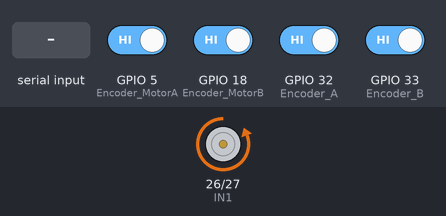
A sketch run on a simulated ESP32. Shown: motor-driver pin pairs drawn as motors (green arrow = first pin HIGH = forward, orange = second pin HIGH = backward, longer = more drive). The inputs (shaded band) are chosen by the test bench; at power-on: GPIO 5 (Encoder_MotorA), GPIO 18 (Encoder_MotorB), GPIO 32 (Encoder_A), GPIO 33 (Encoder_B) HIGH. What the sketch prints to the serial monitor is not drawn.

Above: at 1.2 s.
1.3 s: "Kp=\n" received over Serial
At 2.8 s:
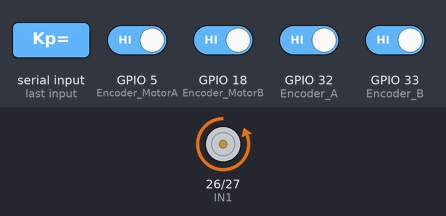
4.3 s: "Ki=\n" received over Serial
At 5.0 s:
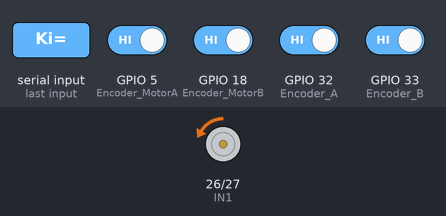
5.8 s: GPIO 32 (Encoder_A) driven LOW
At 6.8 s:
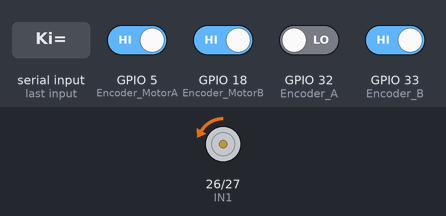
7.4 s: "Kd=\n" received over Serial
At 8.6 s:
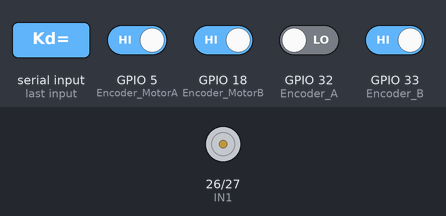
11.9 s: "Kp=90\n" received over Serial
At 13.3 s:
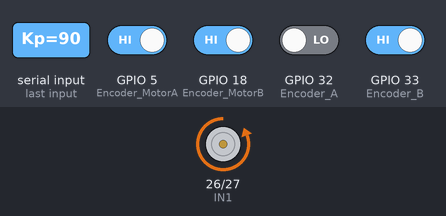
Timing chart, 0 to 14.9 s (numbered marks = the images above; inputs shaded):
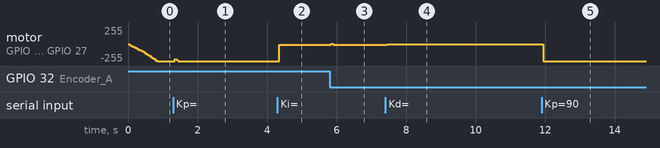

Measured:
- after the input at 1.3 s, motor on GPIO 26 (IN1) / GPIO 27 (IN2): backward 255/255 → backward 227/255 after 0.05 s, → backward 243/255 0.05 s later, → backward 255/255 0.05 s later
- after the input at 4.3 s, motor on GPIO 26 (IN1) / GPIO 27 (IN2): backward 255/255 → backward 10/255 after 0.05 s
- after the input at 5.8 s, motor on GPIO 26 (IN1) / GPIO 27 (IN2): backward 10/255 → forward 5/255 after 0.05 s, → backward 10/255 0.05 s later
- after the input at 7.4 s, motor on GPIO 26 (IN1) / GPIO 27 (IN2): backward 10/255 → stopped after 0.05 s
- after the input at 11.9 s, motor on GPIO 26 (IN1) / GPIO 27 (IN2): stopped → backward 255/255 after 0.05 s

The sketch:

uno.ino
```cpp
#include <Arduino.h>
#include <Ticker.h>

// Pines de los encoders
#define Encoder_MotorA 5
#define Encoder_MotorB 18
#define Encoder_A 32
#define Encoder_B 33

#define Ts 0.05

#define IN1 26
#define IN2 27

volatile long encoderPos_Motor = 0;
volatile int lastEncoded_Motor = 0;
volatile int encoderValue = 0;
volatile int lastEncoded = 0;

const int MotorPasos = 900;
const int EncoderPasos = 2400;

unsigned long lastCalcTime = 0;
long lastEncoderPos_Motor = 0;
int lastEncoderValue = 0;

// Struct para el motor
struct MotorData {
  long position;
  float velocity;
} motor;

// Struct para el péndulo
struct PendulumData {
  int encoderPosition;
  float encoderAngle; // Ángulo en grados
  float encoderVelocity;
} pendulum;

// Variables
const int outMax = 255;

float Kp = 0.4;
float Ki = 0.45;
float Kd = 0.02;

volatile float error[3] = {0, 0, 0};
volatile float PID[3] = {0, 0, 0};
float integralMax = 10.0; // Límite máximo para el término integral
float integralMin = -10.0; // Límite mínimo para el término integral
float Ajuste_angulo = 2.0;

float setpoint = 0.0;
volatile float output = 0;
volatile float output_norm = 0;

Ticker timer;

void IRAM_ATTR handleEncoder() {
  int MSB = digitalRead(Encoder_A); // LSB primero
  int LSB = digitalRead(Encoder_B); // MSB segundo

  int encoded = (MSB << 1) | LSB; // Concatena los valores de los pines
  int sum = (lastEncoded << 2) | encoded; // Combina los valores actuales y anteriores

  if (sum == 0b1101 || sum == 0b0100 || sum == 0b0010 || sum == 0b1011) {
    encoderValue++;
  } else if (sum == 0b1110 || sum == 0b0111 || sum == 0b0001 || sum == 0b1000) {
    encoderValue--;
  }

  lastEncoded = encoded; // Actualiza el último valor codificado
}

void IRAM_ATTR handleEncoder_Motor() {
  int MSB = digitalRead(Encoder_MotorA); // LSB primero
  int LSB = digitalRead(Encoder_MotorB); // MSB segundo

  int encoded = (MSB << 1) | LSB; // Concatena los valores de los pines
  int sum = (lastEncoded_Motor << 2) | encoded; // Combina los valores actuales y anteriores

  if (sum == 0b1101 || sum == 0b0100 || sum == 0b0010 || sum == 0b1011) {
    encoderPos_Motor++;
  } else if (sum == 0b1110 || sum == 0b0111 || sum == 0b0001 || sum == 0b1000) {
    encoderPos_Motor--;
  }

  lastEncoded_Motor = encoded; // Actualiza el último valor codificado
}

void calculate() {
  // Calcular la velocidad del motor
  long pulses = encoderPos_Motor - lastEncoderPos_Motor;
  motor.velocity = (pulses * 60.0) / (MotorPasos * Ts);
  motor.position = encoderPos_Motor;
  lastEncoderPos_Motor = encoderPos_Motor;

  // Calcular la velocidad y el ángulo del encoder del péndulo
  pendulum.encoderPosition = encoderValue;
  long pulses_encoder = encoderValue - lastEncoderValue;
  pendulum.encoderVelocity = (pulses_encoder * 60.0) / (EncoderPasos * Ts);
  pendulum.encoderAngle = (encoderValue / (float)EncoderPasos) * 360.0; // Convertir a grados
  lastEncoderValue = encoderValue;
  if (abs(pendulum.encoderAngle) >= 20) {
    motorStop();
    setpoint=0;
  }
  else{Controlador();}
  //Controlador();
}

void Controlador() {

  if(pendulum.encoderAngle < setpoint){
    setpoint = setpoint + (Ajuste_angulo*Ts);
  }
  else{
    setpoint = setpoint - (Ajuste_angulo*Ts);
  }
  error[0] = setpoint - pendulum.encoderAngle;
  PID[2] = error[0];                              //Proporcional
  PID[1] = (PID[1] + (error[0] * Ts));            //Integral
  if (PID[1] > integralMax) {
    PID[1] = integralMax;
  } else if (PID[1] < integralMin) {
    PID[1] = integralMin;
  }
  PID[0] = (error[0] - error[1]) / Ts;            //Derivativo
  output = Kp * PID[2] + Ki * PID[1] + Kd * PID[0];
  error[1] = error[0];
  output_norm = output;
  if (abs(output) > 1) {
    output_norm = output > 0 ? 1.0 : -1.0;
  }
  //if (abs(pendulum.encoderAngle) >= 20) {
    //motorStop();
  //}
  //else {
    pwmOut(int(output * 255));
  //
}

void pwmOut(int out) {
  if (abs(out) > outMax) {
    out = out > 0 ? outMax : -outMax;
  }
  if (out > 0) {
    analogWrite(IN1, abs(out));
    analogWrite(IN2, 0);
  } else if (out < 0) {
    analogWrite(IN1, 0);
    analogWrite(IN2, abs(out));
  } else {
    analogWrite(IN1, 0);
    analogWrite(IN2, 0);
  }
}

void motorStop() {
  analogWrite(IN1, 255);
  analogWrite(IN2, 255);
}

void processSerialInput() {
  if (Serial.available() > 0) {
    String input = Serial.readStringUntil('\n');
    input.trim();
    if (input.startsWith("Kp=")) {
      Kp = input.substring(3).toFloat();
      Serial.print("Kp set to: ");
      Serial.println(Kp,5);
    } else if (input.startsWith("Ki=")) {
      Ki = input.substring(3).toFloat();
      Serial.print("Ki set to: ");
      Serial.println(Ki,5);
    } else if (input.startsWith("Kd=")) {
      Kd = input.substring(3).toFloat();
      Serial.print("Kd set to: ");
      Serial.println(Kd,5);
    } else if (input.startsWith("FA=")) {
      Ajuste_angulo = input.substring(3).toFloat();
      Serial.print("AngleFixed set to: ");
      Serial.println(Ajuste_angulo,5);
    } else {
      Serial.println("Invalid command. Use Kp=, Ki=, Kd= to set values.");
    }
  }
}

void setup() {
  Serial.begin(115200);

  pinMode(Encoder_MotorA, INPUT_PULLUP);
  pinMode(Encoder_MotorB, INPUT_PULLUP);

  pinMode(Encoder_A, INPUT_PULLUP);
  pinMode(Encoder_B, INPUT_PULLUP);

  pinMode(IN1, OUTPUT);
  pinMode(IN2, OUTPUT);

  attachInterrupt(digitalPinToInterrupt(Encoder_A), handleEncoder, CHANGE);
  attachInterrupt(digitalPinToInterrupt(Encoder_B), handleEncoder, CHANGE);

  attachInterrupt(digitalPinToInterrupt(Encoder_MotorA), handleEncoder_Motor, CHANGE);
  attachInterrupt(digitalPinToInterrupt(Encoder_MotorB), handleEncoder_Motor, CHANGE);

  // Iniciar el temporizador para calcular cada 50 ms
  timer.attach(Ts, calculate);

  Serial.println("Enter Kp, Ki, Kd values in the format: Kp=0.4, Ki=0.01, Kd=0");
}

void loop() {
  processSerialInput();

  // Imprimir los valores en el monitor serie
  // Serial.print("SetPoint: "); Serial.print(setpoint);
  // Serial.print("  Angulo: "); Serial.print(pendulum.encoderAngle);
  // Serial.print("  Error: "); Serial.print(error[0]);
  // Serial.print("  Controlador: "); Serial.print(output);
  // Serial.print("  Controlador Normalizado: "); Serial.print(output_norm);
  // Serial.print("  Entrada Motor: "); Serial.print(output_norm * 255);
  // Serial.print("  Velocidad Motor: "); Serial.println(motor.velocity);
  Serial.print(setpoint);Serial.print(",");Serial.print(pendulum.encoderAngle);Serial.print(",");Serial.print(-20);Serial.print(",");Serial.print(20);Serial.print(",");Serial.println(output);
  //delay(5); // Ajusta el delay según sea necesario para evitar sobrecarga del puerto serie
}
```
